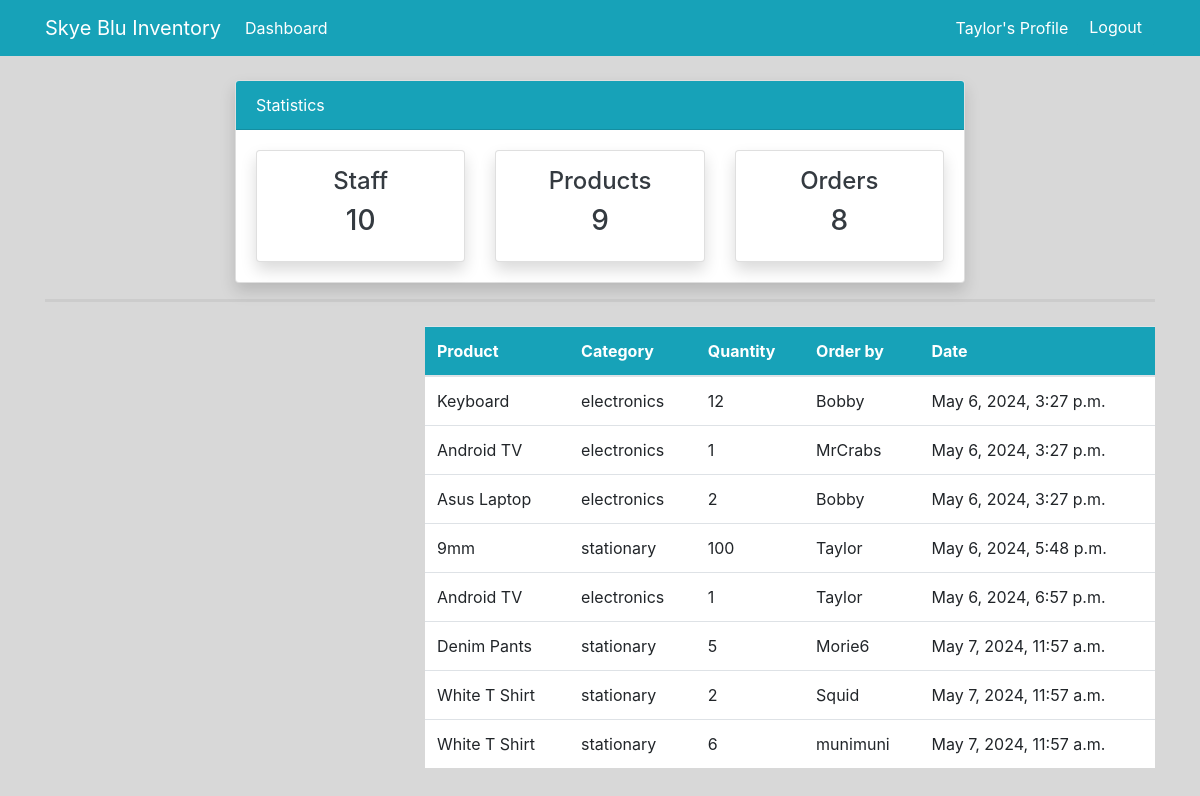
The page /order/ (signed in) on the database its author committed.
### dashboard/models.py (models this page shows, shortened)
class Order(models.Model):
    product = models.ForeignKey(Product, on_delete=models.CASCADE)
    staff = models.ForeignKey(User, models.CASCADE)
    order_quantity = models.PositiveIntegerField(default=0)
    date = models.DateTimeField(auto_now_add=True)
    class Meta:
        verbose_name_plural = 'Order'

class Product(models.Model):
    name = models.CharField(max_length=150)
    category = models.CharField(max_length=100, choices=CATEGORY, default='unset')
    quantity = models.PositiveIntegerField(default=0)
    def __str__(self):
        return self.name

### dashboard/views.py (the view)
# urls.py: path("order/", views.order, name="order"),
@login_required
def order(request):
    orders = Order.objects.all()
    products_count = Product.objects.all().count()
    workers_count = User.objects.all().count()
    orders_count = Order.objects.all().count()
    context = {
        "orders": orders,
        "workers_count": workers_count,
        "orders_count": orders_count,
        "products_count": products_count,
        }
    return render(request, "dashboard/order.html", context)

### templates/dashboard/order.html
{% extends "partials/base.html" %} {% block title %}Order Page{% endblock %}
{%block content %} {% include "partials/topnav.html" %}
<div class="container">
  <hr />
</div>
<div class="container">
  <div class="row my-4">
    <div class="col-md-4"></div>
    <div class="col-md-8">
      <table class="table bg-white">
        <thead class="bg-info">
          <tr class="text-white">
            <th scope="col">Product</th>
            <th scope="col">Category</th>
            <th scope="col">Quantity</th>
            <th scope="col">Order by</th>
            <th scope="col">Date</th>
          </tr>
        </thead>
        <tbody>
          {% for order in orders %}
          <tr>
            <td>{{ order.product }}</td>
            <td>{{ order.product.category }}</td>
            <td>{{ order.order_quantity }}</td>
            <td>{{ order.staff.username }}</td>
            <td>{{ order.date }}</td>
          </tr>
          {% endfor %}
        </tbody>
      </table>
    </div>
  </div>
</div>
{% endblock content %}

### templates/partials/nav.html (shortened to what this page needs)
    <nav class="navbar navbar-expand-lg navbar-info bg-info">
        <div class="container">
            {% if user.is_authenticated %}
            <a class="navbar-brand text-white" href="{% url "dashboard:index" %}">Skye Blu Inventory</a>
            <div class="collapse navbar-collapse" id="navbarSupportedContent">
                <ul class="navbar-nav mr-auto">
                    <li class="nav-item active">
                        <a class="nav-link text-white" href="{% url "dashboard:index" %}">Dashboard <span class="sr-only">(current)</span></a>
                    </li>
                </ul>
                <ul class="navbar-nav ml-auto">
                    <li class="nav-item active">
                        <a class="nav-link text-white" href="{% url "profile" %}">{{ user.username }}'s Profile </a>
                    </li>
                    <li class="nav-item">
                        <form action="{% url 'logout' %}" method="post">
                            <button class="btn btn-info" type="submit">Logout</button>
                        </form>
                    </li>
                </ul>
            </div>
                {% endif %}
            </div>
    </nav>

### static/style.css (style rules this page uses)
body { background: rgba(216,216,216,255); }
hr { border-top: 3px solid #ccc; }

### rows shown on the page
Order: product "Keyboard", product.category "electronics", order_quantity "12", staff.username "Bobby", date "May 6, 2024, 3:27 p.m."
Order: product "Android TV", product.category "electronics", order_quantity "1", staff.username "MrCrabs", date "May 6, 2024, 3:27 p.m."
Order: product "Asus Laptop", product.category "electronics", order_quantity "2", staff.username "Bobby", date "May 6, 2024, 3:27 p.m."
Order: product "9mm", product.category "stationary", order_quantity "100", staff.username "Taylor", date "May 6, 2024, 5:48 p.m."
Order: product "Android TV", product.category "electronics", order_quantity "1", staff.username "Taylor", date "May 6, 2024, 6:57 p.m."
Order: product "Denim Pants", product.category "stationary", order_quantity "5", staff.username "Morie6", date "May 7, 2024, 11:57 a.m."
Order: product "White T Shirt", product.category "stationary", order_quantity "2", staff.username "Squid", date "May 7, 2024, 11:57 a.m."
Order: product "White T Shirt", product.category "stationary", order_quantity "6", staff.username "munimuni", date "May 7, 2024, 11:57 a.m."

### other values the page prints
{{ user.username }} "Taylor"
{{ workers_count }} "10"
{{ products_count }} "9"
{{ orders_count }} "8"
